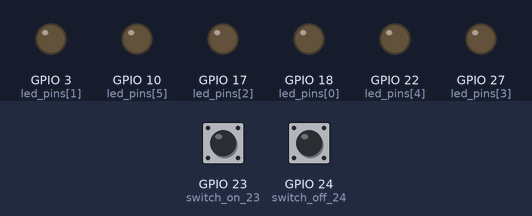
A program run on a simulated Raspberry Pi (BCM pin numbers). On the bench: output pins drawn as LEDs (lit = HIGH). Dashed ring = blinking. The test bench sets the inputs (shaded band); at power-on: GPIO 23 (switch_on_23) LOW, GPIO 24 (switch_off_24) LOW.

Above: at 1.2 s.
1.3 s: GPIO 23 (switch_on_23) pulled HIGH for 0.15 s
At 2.05 s:
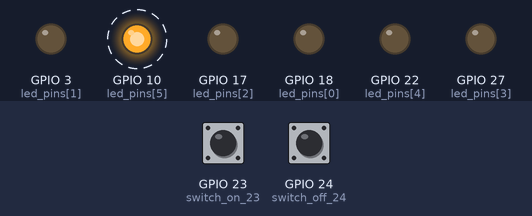
At 2.8 s:
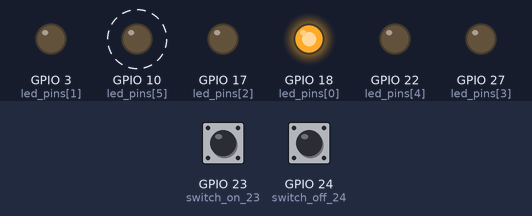
Timing chart, 0 to 10.3 s (numbered marks = the images above; inputs shaded):
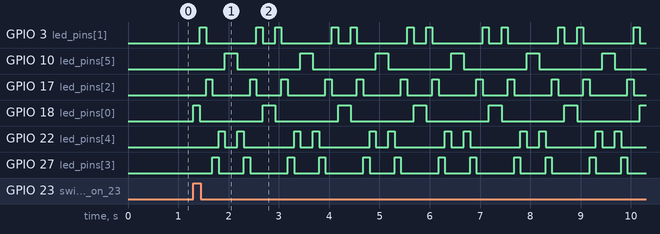

Measured:
- after the input at 1.3 s, GPIO 3 (led_pins[1]): LOW → HIGH after 0.13 s, then repeats every 1.5 s: LOW 1.0 s, HIGH 0.13 s, LOW 0.25 s, HIGH 0.13 s; GPIO 10 (led_pins[5]): alternates HIGH for 0.25 s and LOW for 1.3 s, starting after 0.63 s

The program:

walk.py
```python
import RPi.GPIO as GPIO
import time
GPIO.setmode( GPIO.BCM )
GPIO.setwarnings( 0 )

# ******************************************************************** $$$ sdsds

led_pins = [ 18, 3, 17, 27, 22 ,10]

for gpio in led_pins:
   GPIO.setup( gpio, GPIO.OUT )

def leds( pins, value, delay ):
    for gpio in pins:
        if value % 2 == 1:
           GPIO.output( gpio, GPIO.HIGH )
        else:
           GPIO.output( gpio, GPIO.LOW )
        value = value // 2
    time.sleep( delay )

delay = 0.125
def KITT(switch):
    if switch == True:
        while True:
            leds( led_pins,  1, delay )
            leds( led_pins,  2, delay )
            leds( led_pins,  4, delay )
            leds( led_pins,  8, delay )
            leds( led_pins, 16, delay )
            leds( led_pins, 32, delay )

            leds( led_pins, 32, delay )
            leds( led_pins, 16, delay )
            leds( led_pins,  8, delay )
            leds( led_pins,  4, delay )
            leds( led_pins,  2, delay )
            leds( led_pins,  1, delay )
    if switch == False:
        return

# ********************************************************************
# KITTSWITCH

switch_on_23 = 23
switch_off_24 = 24

GPIO.setup(switch_on_23, GPIO.IN, pull_up_down=GPIO.PUD_DOWN)
GPIO.setup(switch_off_24, GPIO.IN, pull_up_down=GPIO.PUD_DOWN)

while True:
   if( GPIO.input(switch_on_23)):
       switch = True
       KITT(switch)
# TODO:
# fix switch off ~ not working atm
   if( GPIO.input(switch_off_24)):
       switch = False
       KITT(switch)
   time.sleep( 0.1 )


# https://i.ytimg.com/vi/QmQRmZkUrVU/maxresdefault.jpg
```
